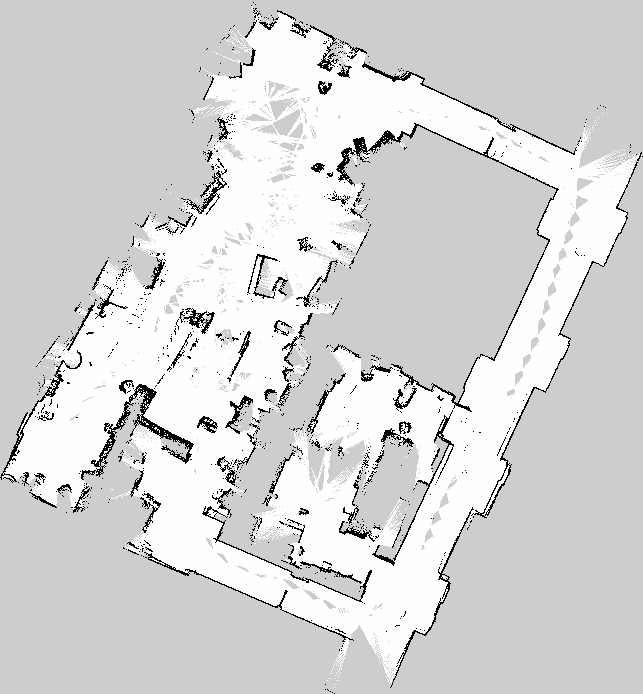
#> input picture map_r2r_origin.pgm, 643 x 694 px, found by its file name
$ python map_filter.py
#> lines starting #> are read from the running program, lines starting #| are printed output that depends on the picture; after the words box and inside, x2 and y2 are one past the last pixel; in counts of white or black regions, pixels touching at a corner belong together
import cv2
import numpy as np
import sys

def remove_small_clusters(input_pgm, output_pgm, max_noise_size=5):
    """
    使用连通域分析去除小的噪点团簇。
    :param input_pgm: 输入地图路径
    :param output_pgm: 输出地图路径
    :param max_noise_size: 阈值。如果一个黑点团簇的像素数量 <= 这个值，就被视为噪点移除。
                           建议设为 3 到 5，可以同时去除单点和两三个点连在一起的噪点。
    """
#> called with input_pgm = 'map_r2r_origin.pgm', output_pgm = 'map_r2r.pgm', max_noise_size = 5
    # 1. 读取原图
    src = cv2.imread(input_pgm, cv2.IMREAD_GRAYSCALE)
#> src is the input picture: shape (694, 643); min 0, max 254, mean 213.4
    if src is None:
        print(f"Error: 无法读取图像 {input_pgm}")
        sys.exit(1)

    # 2. 准备数据：提取障碍物
    # 在 SLAM 地图中，0 是黑（障碍），我们要把它们提取出来变成“前景”
    # 创建一个二值图：障碍物为 255 (白)，其他为 0 (黑)，方便 OpenCV 处理
    # 注意：这里我们只提取完全黑的点 (像素值 < 10)
    binary_obstacles = (src < 10).astype(np.uint8) * 255
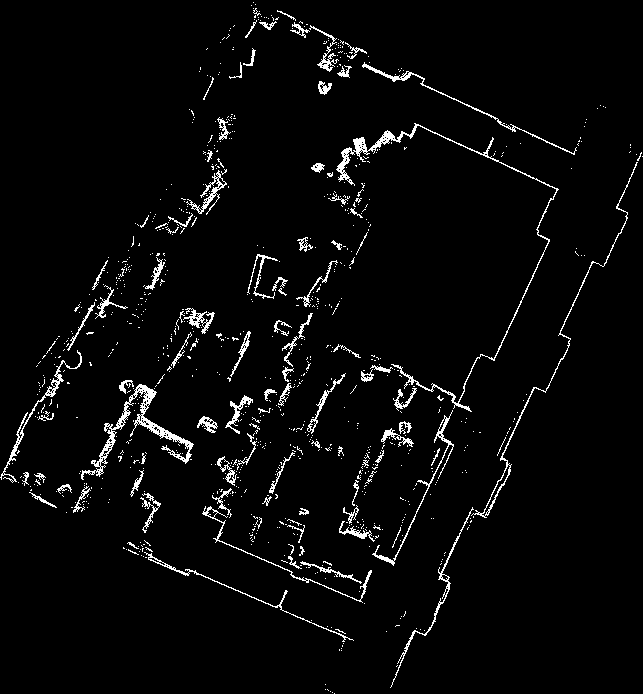
#> binary_obstacles: shape (694, 643); 3.6% white in thin lines or dots

    # 3. 核心算法：连通域分析
    # connectivity=8 表示检查周围 8 个方向（对角线相连也算连在一起）
    num_labels, labels, stats, centroids = cv2.connectedComponentsWithStats(binary_obstacles, connectivity=8)
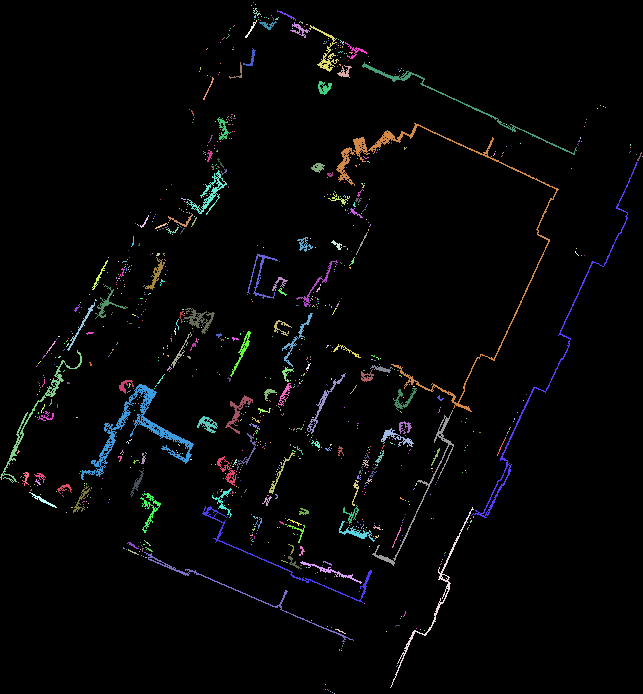
#> labels: shape (694, 643) int32; 908 distinct labels, from 0 to 907; one colour per label, 0 black
#> num_labels = 908; stats = 908 rows, first 6: [0, 0, 643, 694, 430200], [253, 2, 1, 1, 1], [251, 5, 1, 1, 1], [255, 4, 1, 1, 1], [253, 8, 1, 1, 1], [253, 8, 8, 8, 19]; centroids = 908 pairs, first value 12 to 642, second value 2 to 693

    # 4. 创建输出副本
    dst = src.copy()

    print(f"检测到 {num_labels - 1} 个障碍物块...")
#> (printed output is left out)
    removed_count = 0

    # 5. 遍历所有连通域
    # 注意：label=0 是背景，我们从 1 开始遍历
    for i in range(1, num_labels):
        # 获取该连通域的面积 (像素个数)
        area = stats[i, cv2.CC_STAT_AREA]

        # 你的需求：去除 2 个点连在一起的，或者 1 个点的
        # 所以只要面积很小，就认为是噪点
        if area <= max_noise_size:
            # 将该连通域对应的像素在原图中涂白 (254 = Free Space)
            # labels == i 会生成一个掩码，选中属于该连通域的所有像素
            dst[labels == i] = 254
            removed_count += 1
#> this loop made 907 passes
#> area on passes 7, 19, 21: 34, 38, 60
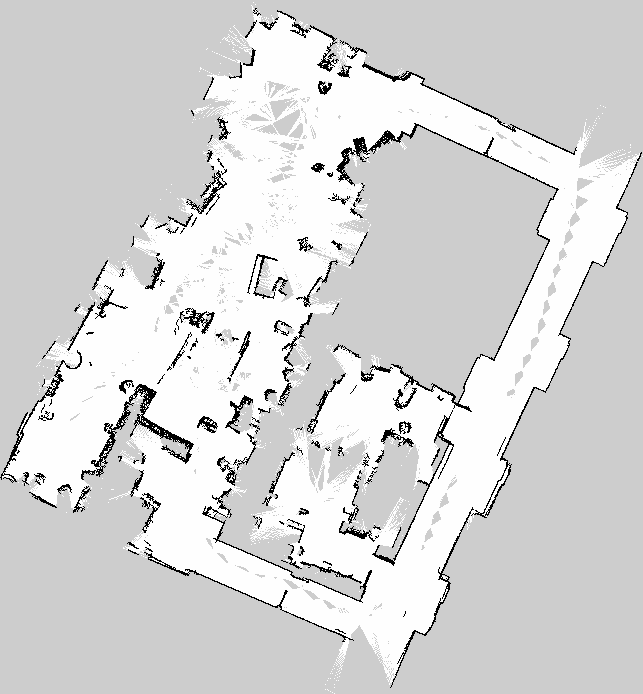
#> dst: shape (694, 643); 0.26% of pixels changed, all inside (x1, y1, x2, y2) = (12, 2, 643, 694)
#> after the loop, removed_count = 736

    print(f"处理完成。移除了 {removed_count} 个小于等于 {max_noise_size} 像素的小团簇。")
#| 处理完成。移除了 736 个小于等于 5 像素的小团簇。
    print(f"已保存至: {output_pgm}")

    # 保存结果
    cv2.imwrite(output_pgm, dst)

# --- 运行示例 ---
if __name__ == "__main__":
    input_map = "map_r2r_origin.pgm"
    output_map = "map_r2r.pgm"

    # 阈值设为 4：
    # - 单个噪点 (面积1) -> 删除
    # - 你描述的横向噪点 [0, 0] (面积2) -> 删除
    # - L型或斜向的小噪点 (面积3或4) -> 删除
    # - 真正的墙壁 (面积通常 > 50) -> 完美保留
    remove_small_clusters(input_map, output_map, max_noise_size=5)

$ run again, with map1.pgm copied over map_r2r_origin.pgm
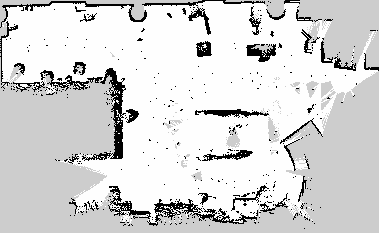
#> input picture map1.pgm, 379 x 233 px, found by its file name
#> in remove_small_clusters, src is the input picture: shape (233, 379); min 0, max 254, mean 215
#> binary_obstacles: shape (233, 379); 7.7% white in thin lines or dots
#> in remove_small_clusters, `num_labels, labels, stats, centroids = cv2.connectedComponentsWithStat..`:
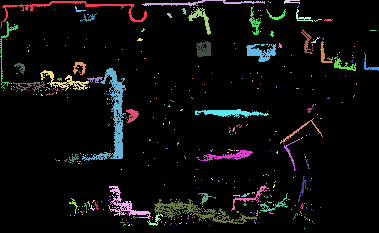
#> labels: shape (233, 379) int32; 385 distinct labels, from 0 to 384; one colour per label, 0 black
#> num_labels = 385; stats = 385 rows, first 6: [0, 0, 379, 233, 81499], [0, 1, 147, 27, 445], [142, 0, 123, 6, 243], [268, 1, 1, 1, 1], [284, 0, 16, 4, 39], [270, 2, 1, 1, 1]; centroids = 385 pairs, first value 3 to 377, second value 1 to 228
#> (printed output is left out)
#> the loop in remove_small_clusters, `for i in range(1, num_labels):` made 384 passes
#> area on passes 1, 2, 4: 445, 243, 39
#> after the loop in remove_small_clusters, `for i in range(1, num_labels):`:
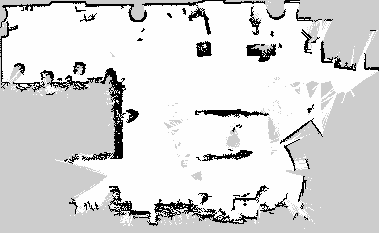
#> dst: shape (233, 379); 0.55% of pixels changed, all inside (x1, y1, x2, y2) = (3, 1, 378, 229)
#> after the loop in remove_small_clusters, `for i in range(1, num_labels):`: removed_count = 315
#| 处理完成。移除了 315 个小于等于 5 像素的小团簇。

$ run again, with map_1765801095.pgm copied over map_r2r_origin.pgm
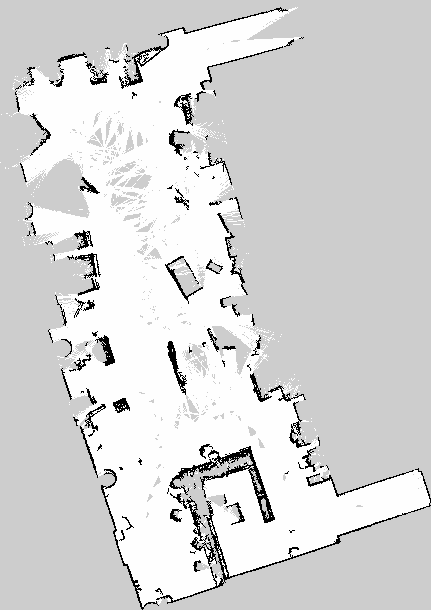
#> input picture map_1765801095.pgm, 431 x 610 px, found by its file name
#> in remove_small_clusters, src is the input picture: shape (610, 431); min 0, max 254, mean 214.5
#> in remove_small_clusters, `binary_obstacles = (src < 10).astype(np.uint8) * 255`:
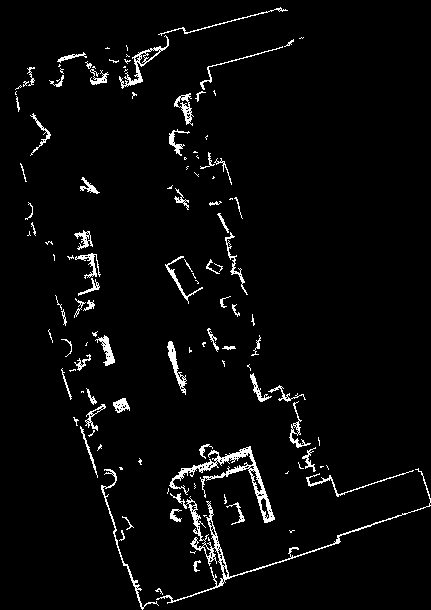
#> binary_obstacles: shape (610, 431); 3.6% white in thin lines or dots
#> in remove_small_clusters, `num_labels, labels, stats, centroids = cv2.connectedComponentsWithStat..`:
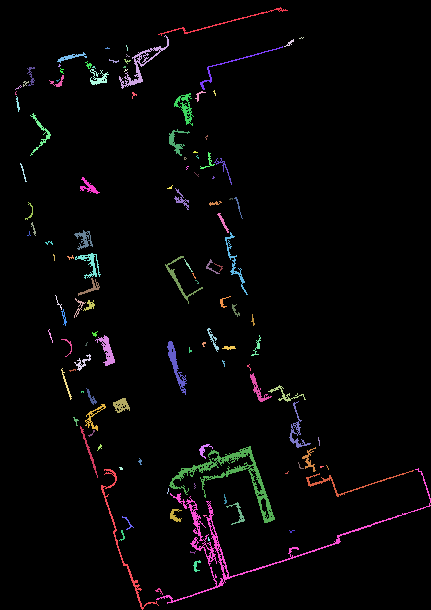
#> labels: shape (610, 431) int32; 125 distinct labels, from 0 to 124; one colour per label, 0 black
#> num_labels = 125; stats = 125 rows, first 6: [0, 0, 431, 610, 253408], [158, 7, 130, 29, 200], [119, 35, 50, 54, 399], [299, 37, 5, 2, 5], [284, 39, 10, 8, 24], [126, 45, 2, 6, 6]; centroids = 125 pairs, first value 15.4 to 345, second value 21.86 to 590.5
#> (printed output is left out)
#> the loop in remove_small_clusters, `for i in range(1, num_labels):` made 124 passes
#> area on passes 1, 2, 4, 7, 8, 12, 14, 18: 200, 399, 24, 167, 95, 24, 53, 135
#> after the loop in remove_small_clusters, `for i in range(1, num_labels):`: removed_count = 15
#| 处理完成。移除了 15 个小于等于 5 像素的小团簇。
